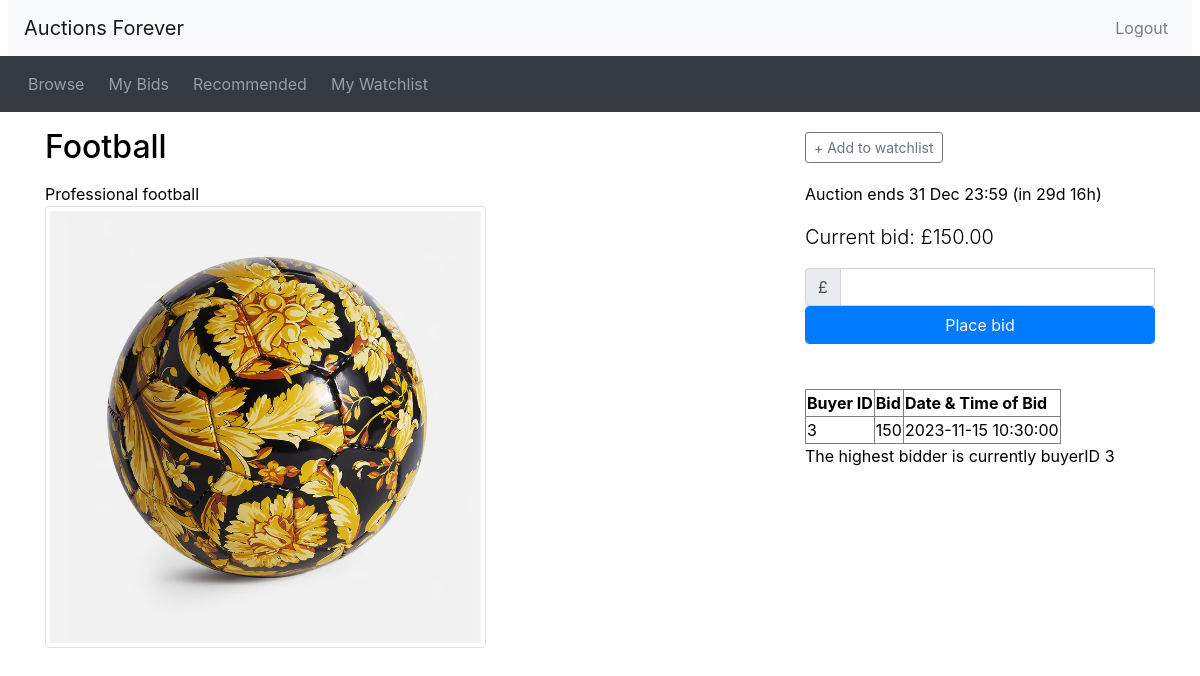
The app's page /listing.php?item_id=8 (signed in), older data.
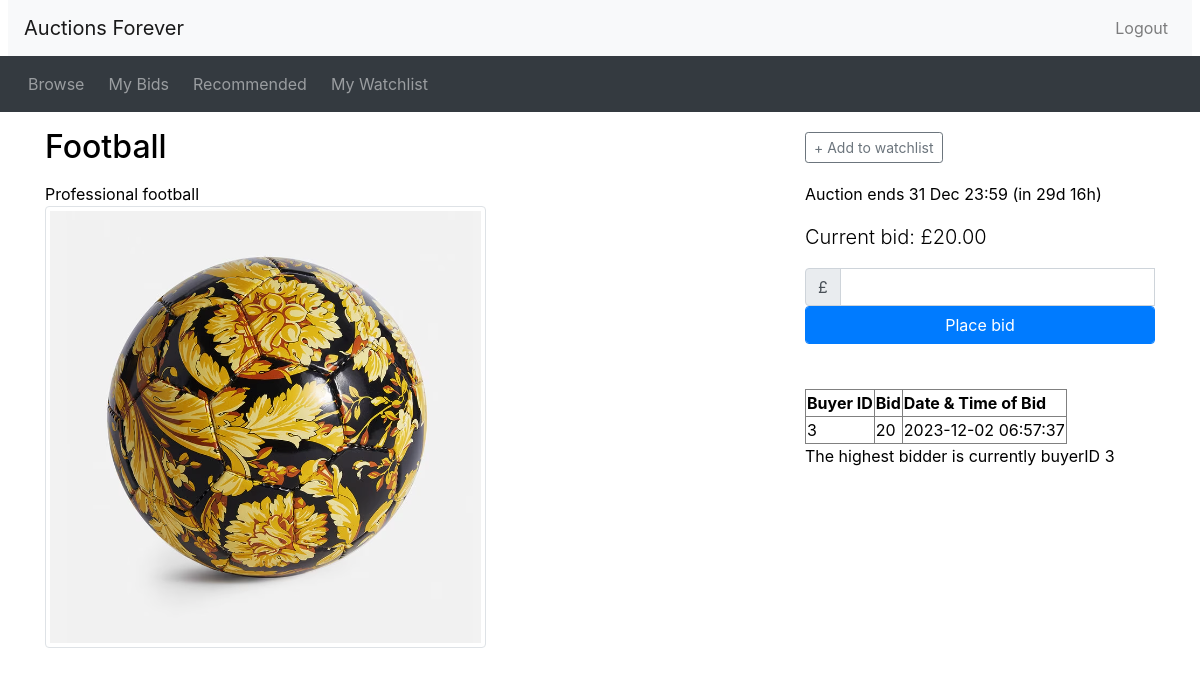
The same page, newer data.
### tables this page shows
CREATE TABLE `AuctionItem` (
  `ItemAuctionID` int(4) NOT NULL,
  `Title` text NOT NULL,
  `SellerID` int(4) NOT NULL,
  `CategoryID` int(4) NOT NULL,
  `Description` text NOT NULL,
  `StartingPrice` int(11) NOT NULL,
  `ReservePrice` int(11) NOT NULL,
  `EndDate` datetime NOT NULL
);

CREATE TABLE `ItemImages` (
  `ImageID` int(11) NOT NULL,
  `ItemAuctionID` int(11) NOT NULL,
  `ImagePath` varchar(255) NOT NULL
);

CREATE TABLE `Bid` (
  `BidID` int(4) NOT NULL,
  `BuyerID` int(4) NOT NULL,
  `ItemAuctionID` int(4) NOT NULL,
  `BidTime` datetime NOT NULL,
  `BidAmount` int(11) NOT NULL
);

### utilities.php (called while the page is built, shortened)
<?php
function display_time_remaining($interval) {
    if ($interval->days == 0 && $interval->h == 0) {
      $time_remaining = $interval->format('%im %Ss');
    }
    else if ($interval->days == 0) {
      $time_remaining = $interval->format('%hh %im');
    }
    else {
      $time_remaining = $interval->format('%ad %hh');
    }
  return $time_remaining;
}
?>

### listing.php (the view, shortened to what this page needs)
<?php include_once("header.php")?>
<?php require("utilities.php")?>
<?php
  include 'db_connect.php';
  $item_id = $_GET['item_id'];
  $has_session = true;
  $watching = false;
  if (!empty($_SESSION)) {
    $has_session = true;
    if ($_SESSION['account_type'] == 'buyer') {
      $buyerID = $_SESSION['buyerid'];
      $searchWatchlist_query = $connection->prepare("SELECT * FROM WatchListItems WHERE BuyerID = ? AND ItemAuctionID = ?");
      $searchWatchlist_query->bind_param("ii", $buyerID, $item_id);
      $searchWatchlist_query->execute();
      $searchWatchlist_query->store_result();
      if ($searchWatchlist_query->num_rows > 0) {
          $watching = true;
      } else {
          $watching = false;
    }
    }
  } else {
    $has_session = false;
    $watching = false;
  }
  $sql = "SELECT * FROM AuctionItem WHERE ItemAuctionID = $item_id";
  $result = $connection->query($sql);
  if ($result->num_rows > 0) {
    $row = $result->fetch_assoc();
    $title = $row['Title'];
    $description = $row['Description'];
    $reservePrice = $row['ReservePrice'];
    $end_time = new DateTime($row['EndDate']);
    $listing_seller = $row['SellerID'];
    $highest_bid_query = "SELECT BuyerID, BidAmount FROM Bid WHERE BidAmount = (SELECT MAX(BidAmount) FROM Bid WHERE ItemAuctionID = $item_id) AND ItemAuctionID = $item_id";
    $result2 = $connection->query($highest_bid_query);
    if ($result2) {
        $row2 = $result2->fetch_assoc();
        $current_price = $row2['BidAmount'] ?? $row['StartingPrice'];
        $highest_buyerid = $row2['BuyerID'];
    } else {
        echo "Error: " . $connection->error;
    }
} else {
    echo "No results found.";
}
  $now = new DateTime();
  if ($now < $end_time) {
    $time_to_end = date_diff($now, $end_time);
    $time_remaining = ' (in ' . display_time_remaining($time_to_end) . ')';
  }
?>
<div class="container">
<div class="row">
  <div class="col-sm-8">
    <h2 class="my-3"><?php echo($title); ?></h2>
  </div>
  <div class="col-sm-4 align-self-center">
<?php
  if ($now < $end_time && $_SESSION['account_type'] == 'buyer'):
?>
    <div id="watch_nowatch" <?php if ($has_session && $watching) echo('style="display: none"');?> >
      <button type="button" class="btn btn-outline-secondary btn-sm" onclick="addToWatchlist(this)" data-item-id="<?php echo $item_id; ?>">+ Add to watchlist</button>
    </div>
<?php endif  ?>
  </div>
</div>
<div class="row">
  <div class="col-sm-8">
    <div class="itemDescription">
    <?php echo($description); ?>
    </div>
    <div class="image-gallery">
      <?php
      $imageQuery = "SELECT ImagePath FROM ItemImages WHERE ItemAuctionID = ?";
      $stmt = $connection->prepare($imageQuery);
      $stmt->bind_param("i", $item_id);
      $stmt->execute();
      $imageResult = $stmt->get_result();
      if ($imageResult->num_rows > 0) {
          while ($imageRow = $imageResult->fetch_assoc()) {
              echo "<img src='" . htmlspecialchars($imageRow['ImagePath']) . "' alt='Item Image' class='img-thumbnail' onclick='changeMainImage(\"" . htmlspecialchars($imageRow['ImagePath']) . "\")'>";
          }
      }
      ?>
    </div>
  </div>
  <div class="col-sm-4">
    <p>
<?php if ($now > $end_time): ?>
     This auction ended <?php echo(date_format($end_time, 'j M H:i')) ?>
    <?php if ($current_price >= $reservePrice): ?>
      <p>The winning buyer is buyerID <?php echo $highest_buyerid ?>. Congrats!!</p>
    <?php else: ?>
      <p>The reserve bid has not been met. Item not sold.</p>
    <?php endif ?>
<?php else: ?>
     Auction ends <?php echo(date_format($end_time, 'j M H:i') . $time_remaining) ?></p>
    <p class="lead">Current bid: £<?php echo(number_format($current_price, 2)) ?></p>
    <?php if ($_SESSION['account_type'] && $_SESSION['account_type'] == 'buyer'): ?>
    <form method="POST" action="place_bid.php">
      <div class="input-group">
        <div class="input-group-prepend">
          <span class="input-group-text">£</span>
        </div>
	    <input type="number" name="bid" class="form-control" id="bid">
      </div>
      <button type="submit" class="btn btn-primary form-control">Place bid</button>
    </form>
    <?php else: ?>
           <p class="alert alert-info">Register as a buyer to make a bid!</p>
    <?php endif ?>
    <?php if ($_SESSION['account_type'] == 'buyer' || ($_SESSION['account_type'] == 'seller' && $listing_seller == $_SESSION['sellerid'])): ?>
    <div style="margin-top:45px;">
    <table border='1'>
          <thead>
              <tr>
                  <th>Buyer ID</th>
                  <th>Bid</th>
                  <th>Date & Time of Bid</th>
              </tr>
          </thead>
          <tbody>
          <?php
                $sql = "SELECT BuyerID, BidAmount, BidTime FROM Bid WHERE ItemAuctionID = $item_id";
                $result2 = $connection->query($sql);
                if ($result2->num_rows > 0) {
                  while($row2 = $result2->fetch_assoc()) {
                      echo "<tr><td>" . $row2["BuyerID"]. "</td><td>" . $row2["BidAmount"] . "</td><td>" . $row2["BidTime"] . "</td></tr>";
                  }
              } else {
                  echo "No bids yet";
              }
            ?>
          </tbody>
      </table>
            </div>
      <p>The highest bidder is currently buyerID <?php echo $highest_buyerid ?></p>
      <?php endif ?>
<?php endif ?>
  </div>
</div>
<?php include_once("footer.php")?>

### header.php (shortened to what this page needs)
<!doctype html>
<html lang="en">
<head>
  <link rel="stylesheet" href="css/bootstrap.min.css">
  <link rel="stylesheet" href="https://cdnjs.cloudflare.com/ajax/libs/font-awesome/4.7.0/css/font-awesome.min.css">
  <link rel="stylesheet" type="text/css" href="css/custom.css">
</head>
<body>
<nav class="navbar navbar-expand-lg navbar-light bg-light mx-2">
  <a class="navbar-brand" href="browse.php"> Auctions Forever</a>
  <ul class="navbar-nav ml-auto">
    <li class="nav-item">
<?php
  if (isset($_SESSION['logged_in']) && $_SESSION['logged_in'] == true) {
    echo '<a class="nav-link" href="logout.php">Logout</a>';
  }
  else {
    echo '<button type="button" class="btn nav-link" data-toggle="modal" data-target="#loginModal">Login</button>';
  }
?>
    </li>
  </ul>
</nav>
<nav class="navbar navbar-expand-lg navbar-dark bg-dark">
  <ul class="navbar-nav align-middle">
	<li class="nav-item mx-1">
      <a class="nav-link" href="browse.php">Browse</a>
    </li>
<?php
  if (isset($_SESSION['account_type']) && $_SESSION['account_type'] == 'buyer') {
  echo('
	<li class="nav-item mx-1">
      <a class="nav-link" href="mybids.php">My Bids</a>
    </li>
	<li class="nav-item mx-1">
      <a class="nav-link" href="recommendations.php">Recommended</a>
    </li>
    <li class="nav-item mx-1">
      <a class="nav-link" href="watchlist.php">My Watchlist</a>
    </li>');
  }
?>
  </ul>
</nav>

### footer.php (shortened to what this page needs)
</body>
</html>

### css/custom.css (style rules this page uses)
body, body * { color: rgb(158, 36, 240); }
body { color: rgb(255, 186, 230); background-color: rgb(255, 186, 230); }

### header.php (style rules this page uses)
img { border: none; outline: none; }
body, body * { color: rgb(0, 0, 0); }
body { color: rgb(0, 0, 0); background-color: rgb(255, 255, 255); }

Row changes from the older to the newer data that the page shows:
removed bid: BuyerID "3", BidAmount "150", BidTime "2023-11-15 10:30:00"
added bid: BuyerID "3", BidAmount "20", BidTime "2023-12-02 06:57:37"
Text that changed along with them:
$current_price: "150.00" → "20.00"
